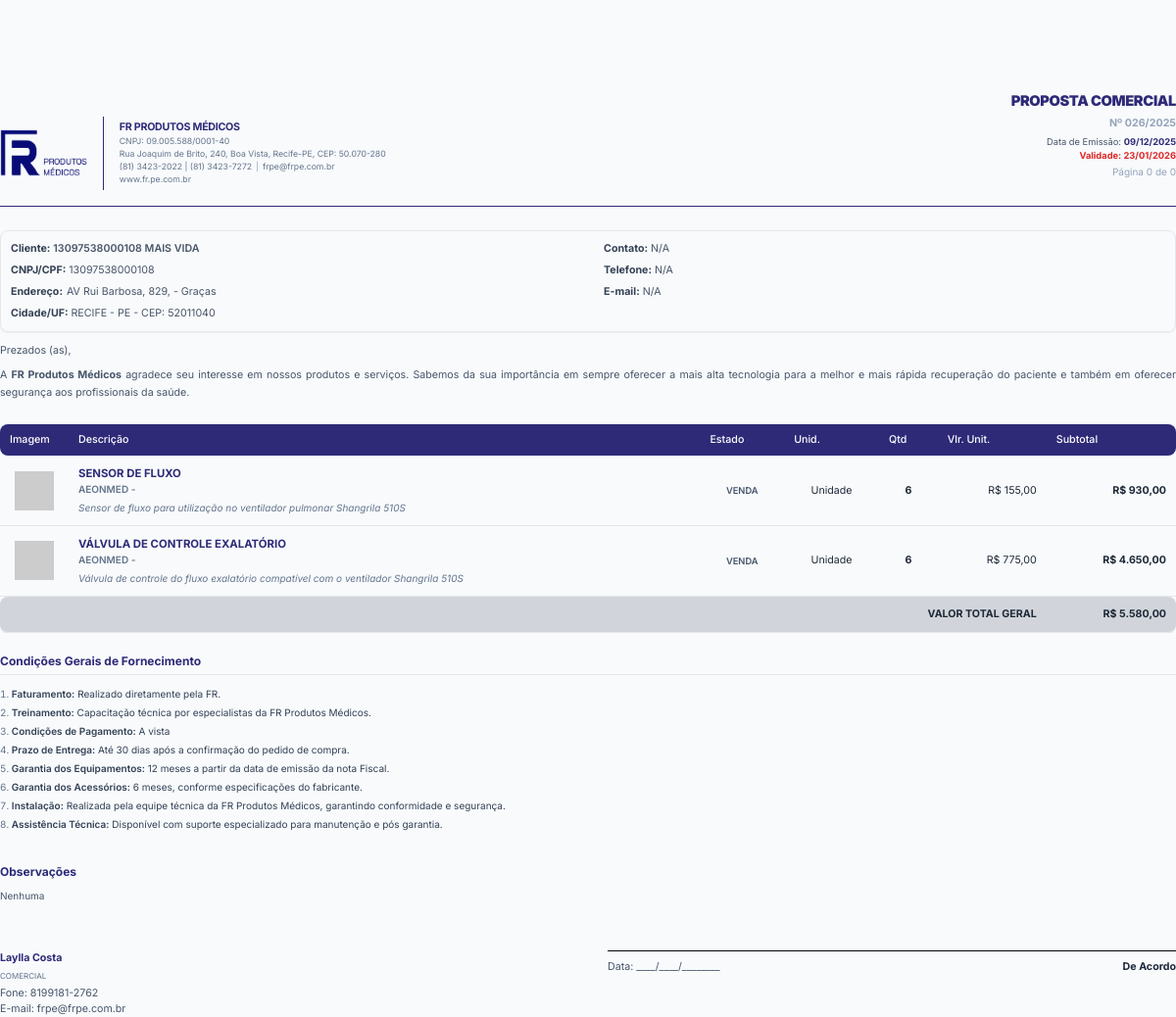
The page /imprimir_proposta.php?id=93 (signed in) on the database its author committed.
### tables this page shows
CREATE TABLE `propostas` (
  `id` int(11) NOT NULL,
  `numero_proposta` varchar(20) DEFAULT NULL,
  `oportunidade_id` int(11) DEFAULT NULL,
  `cliente_pf_id` int(11) DEFAULT NULL,
  `organizacao_id` int(11) DEFAULT NULL,
  `contato_id` int(11) DEFAULT NULL,
  `usuario_id` int(11) DEFAULT NULL,
  `valor_total` decimal(20,2) NOT NULL DEFAULT 0.00,
  `status` varchar(50) NOT NULL DEFAULT 'Rascunho',
  `data_validade` date DEFAULT NULL,
  `faturamento` text DEFAULT NULL,
  `treinamento` text DEFAULT NULL,
  `condicoes_pagamento` text DEFAULT NULL,
  `prazo_entrega` text DEFAULT NULL,
  `garantia_equipamentos` text DEFAULT NULL,
  `garantia_acessorios` text DEFAULT NULL,
  `instalacao` text DEFAULT NULL,
  `assistencia_tecnica` text DEFAULT NULL,
  `observacoes` text DEFAULT NULL,
  `assinatura_url` varchar(512) DEFAULT NULL,
  `data_criacao` timestamp NOT NULL DEFAULT current_timestamp()
);

CREATE TABLE `organizacoes` (
  `id` int(11) NOT NULL,
  `nome_fantasia` varchar(255) NOT NULL,
  `razao_social` varchar(255) DEFAULT NULL,
  `cnpj` varchar(20) DEFAULT NULL,
  `cep` varchar(10) DEFAULT NULL,
  `logradouro` varchar(255) DEFAULT NULL,
  `numero` varchar(20) DEFAULT NULL,
  `complemento` varchar(100) DEFAULT NULL,
  `bairro` varchar(100) DEFAULT NULL,
  `cidade` varchar(100) DEFAULT NULL,
  `estado` varchar(2) DEFAULT NULL,
  `data_criacao` timestamp NOT NULL DEFAULT current_timestamp()
);

CREATE TABLE `proposta_itens` (
  `id` int(11) NOT NULL,
  `proposta_id` int(11) NOT NULL,
  `produto_id` int(11) DEFAULT NULL,
  `descricao` varchar(255) NOT NULL COMMENT 'Descrição personalizada no momento da proposta',
  `descricao_detalhada` text DEFAULT NULL,
  `fabricante` varchar(255) DEFAULT NULL,
  `modelo` varchar(255) DEFAULT NULL,
  `imagem_url` varchar(512) DEFAULT NULL,
  `quantidade` int(11) NOT NULL,
  `valor_unitario` decimal(20,2) NOT NULL COMMENT 'Valor personalizado no momento da proposta',
  `status` enum('VENDA','LOCAÇÃO') DEFAULT 'VENDA',
  `unidade_medida` varchar(50) DEFAULT NULL,
  `parametros` longtext DEFAULT NULL COMMENT 'Armazena os parâmetros do produto no momento da criação da proposta' CHECK (json_valid(`parametros`)),
  `meses_locacao` int(11) DEFAULT 1,
  `meses` int(11) DEFAULT 1
);

CREATE TABLE `usuarios` (
  `id` int(11) NOT NULL,
  `nome` varchar(255) NOT NULL,
  `email` varchar(255) NOT NULL,
  `telefone` varchar(255) DEFAULT NULL,
  `senha` varchar(255) NOT NULL,
  `role` enum('Gestor','Comercial','Vendedor','Especialista','Analista','Representante','Marketing') NOT NULL,
  `status` enum('Ativo','Inativo') NOT NULL DEFAULT 'Ativo',
  `data_criacao` timestamp NOT NULL DEFAULT current_timestamp()
);

### imprimir_proposta.php (the view, shortened to what this page needs)
<?php
$proposal_id = (int)$_GET['id'];
$proposal = null;
$company_info = [
    'name' => 'FR PRODUTOS MÉDICOS',
    'cnpj' => '09.005.588/0001-40',
    'phone' => '(81) 3423-2022 | (81) 3423-7272',
    'address' => 'Rua Joaquim de Brito, 240, Boa Vista, Recife-PE, CEP: 50.070-280',
    'site' => 'www.fr.pe.com.br',
    'email' => 'frpe@frpe.com.br',
    'social' => '@frprodutosmedicospe'
];
try {
    $database = new Database();
    $pdo = $database->getConnection();
    $proposal_stmt = $pdo->prepare("
        SELECT p.*,
               o.nome_fantasia as organizacao_nome, o.razao_social, o.cnpj, o.logradouro, o.numero as org_numero, o.complemento as org_complemento, o.bairro as org_bairro, o.cidade as org_cidade, o.estado as org_estado, o.cep as org_cep,
               pf.nome as cliente_pf_nome, pf.cpf,
               ct.nome as contato_nome, ct.email as contato_email, ct.telefone as contato_telefone,
               u.nome as vendedor_nome, u.role as vendedor_role, u.email as vendedor_email, u.telefone as vendedor_telefone
        FROM propostas p
        LEFT JOIN organizacoes o ON p.organizacao_id = o.id
        LEFT JOIN clientes_pf pf ON p.cliente_pf_id = pf.id
        LEFT JOIN contatos ct ON p.contato_id = ct.id
        LEFT JOIN usuarios u ON p.usuario_id = u.id
        WHERE p.id = ?");
    $proposal_stmt->execute([$proposal_id]);
    $proposal = $proposal_stmt->fetch(PDO::FETCH_ASSOC);
    if ($proposal) {
        $items_stmt = $pdo->prepare("SELECT * FROM proposta_itens WHERE proposta_id = ?");
        $items_stmt->execute([$proposal_id]);
        $items = $items_stmt->fetchAll(PDO::FETCH_ASSOC);
        $proposal['items'] = $items;
    }
} catch (Exception $e) {
    die('Erro ao conectar-se à base de dados: ' . $e->getMessage());
}
$total_geral = 0;
function format_currency($value) {
    return 'R$ ' . number_format($value, 2, ',', '.');
}
function format_date($value, $format = 'd/m/Y') {
    try {
        $date = new DateTime($value, new DateTimeZone('America/Recife'));
        return $date->format($format);
    } catch (Exception $e) {
        return 'Data Inválida';
    }
}
?>
<!DOCTYPE html>
<html lang="pt-BR">
<head>
    <script src="https://cdn.tailwindcss.com"></script>
</head>
<body>
    <div class="h-24 no-print print:hidden"></div>
    <div id="content">
        <header class="running-header border-b border-[#2e2a78] pb-4">
            <div class="text-right mb-2">
                 <h1 class="text-[11pt] font-black text-[#2e2a78] uppercase leading-none tracking-tight">PROPOSTA COMERCIAL</h1>
            </div>
            <div class="flex justify-between items-start">
                <div class="flex items-start">
                    <div class="flex-shrink-0 mr-4 self-center">
                         <img src="imagens/LOGO-FR.webp" alt="Logo FR" class="h-12 w-auto object-contain">
                    </div>
                    <div class="flex flex-col justify-center text-[6.5pt] text-slate-500 leading-snug text-left py-1">
                        <p class="font-bold text-[#2e2a78] text-[8pt] uppercase tracking-tight mb-0.5"><?php echo htmlspecialchars($company_info['name']); ?></p>
                        <p class="mb-px">CNPJ: <?php echo htmlspecialchars($company_info['cnpj']); ?></p>
                        <p class="mb-px"><?php echo htmlspecialchars($company_info['address']); ?></p>
                        <div class="flex flex-wrap gap-1 mb-px">
                            <span><?php echo htmlspecialchars($company_info['phone']); ?></span>
                            <span class="text-slate-400">|</span>
                            <span><?php echo htmlspecialchars($company_info['email']); ?></span>
                        </div>
                        <p><?php echo htmlspecialchars($company_info['site']); ?></p>
                    </div>
                </div>
                <div class="text-right flex flex-col pt-0.5">
                    <p class="text-[8pt] font-bold text-[#94a3b8] mb-1 leading-none">Nº <?php echo htmlspecialchars($proposal['numero_proposta']); ?></p>
                    <div class="text-[7pt] text-slate-600 leading-tight mt-1">
                        <p class="mb-0.5">Data de Emissão: <span class="font-bold text-[#2e2a78]"><?php echo format_date($proposal['data_criacao']); ?></span></p>
                        <p class="mb-0.5 font-bold text-red-600">Validade: <?php echo format_date($proposal['data_validade']); ?></p>
                        <p class="text-[#94a3b8] page-counter font-normal text-[7.5pt] mt-1"></p>
                    </div>
                </div>
            </div>
        </header>
        <div class="h-6"></div>
        <div class="client-box grid grid-cols-2 gap-8 break-inside-avoid shadow-sm">
            <div class="space-y-1.5">
                <p><span class="font-bold text-slate-700">Cliente:</span> <span class="uppercase font-semibold text-slate-600"><?php echo htmlspecialchars($proposal['cnpj'] ?: $proposal['cpf']); ?> <?php echo htmlspecialchars($proposal['organizacao_nome'] ?: $proposal['cliente_pf_nome']); ?></span></p>
                <p><span class="font-bold text-slate-700">CNPJ/CPF:</span> <span class="text-slate-600"><?php echo htmlspecialchars($proposal['cnpj'] ?: $proposal['cpf']); ?></span></p>
                <p class="flex items-start gap-1">
                    <span class="font-bold text-slate-700 whitespace-nowrap">Endereço:</span>
                    <span class="text-slate-600"><?php echo htmlspecialchars($proposal['logradouro'] . ', ' . $proposal['org_numero'] . ($proposal['org_complemento'] ? ' (' . $proposal['org_complemento'] . ')' : '')); ?> - <?php echo htmlspecialchars($proposal['org_bairro']); ?></span>
                </p>
                <p><span class="font-bold text-slate-700">Cidade/UF:</span> <span class="uppercase text-slate-600"><?php echo htmlspecialchars($proposal['org_cidade'] . ' - ' . $proposal['org_estado']); ?> - CEP: <?php echo htmlspecialchars($proposal['org_cep']); ?></span></p>
            </div>
            <div class="space-y-1.5">
                <p><span class="font-bold text-slate-700">Contato:</span> <span class="text-slate-600"><?php echo htmlspecialchars($proposal['contato_nome'] ?: 'N/A'); ?></span></p>
                <p><span class="font-bold text-slate-700">Telefone:</span> <span class="text-slate-600"><?php echo htmlspecialchars($proposal['contato_telefone'] ?: 'N/A'); ?></span></p>
                <p><span class="font-bold text-slate-700">E-mail:</span> <span class="text-slate-600"><?php echo htmlspecialchars($proposal['contato_email'] ?: 'N/A'); ?></span></p>
            </div>
        </div>
        <div class="mb-6 text-[8pt] text-slate-600 leading-relaxed text-justify break-inside-avoid">
            <p class="mb-2">Prezados (as),</p>
            <p>A <strong>FR Produtos Médicos</strong> agradece seu interesse em nossos produtos e serviços. Sabemos da sua importância em sempre oferecer a mais alta tecnologia para a melhor e mais rápida recuperação do paciente e também em oferecer segurança aos profissionais da saúde.</p>
        </div>
        <table class="ref-table">
            <thead>
                <tr>
                    <th width="70">Imagem</th>
                    <th>Descrição</th>
                    <th class="text-center">Estado</th>
                    <th class="text-center">Unid.</th>
                    <th class="text-center">Qtd</th>
                    <th class="text-right">Vlr. Unit.</th>
                    <th class="text-right">Subtotal</th>
                </tr>
            </thead>
            <tbody>
                <?php foreach($proposal['items'] as $item):
                    $valor_unitario_base = (float) ($item['valor_unitario'] ?? 0);
                    $valor_parametros = 0;
                    $is_locacao = (strtoupper($item['status']) === 'LOCAÇÃO');
                    $meses_locacao = 1;
                    $valor_unitario_total = $valor_unitario_base + $valor_parametros;
                    $quantidade = (int) ($item['quantidade'] ?? 1);
                    $multiplicador = $is_locacao ? $meses_locacao : 1;
                    $subtotal = $valor_unitario_total * $quantidade * $multiplicador;
                    $total_geral += $subtotal;
                    $unidade_medida = $is_locacao ? 'Mês' : ($item['unidade_medida'] ?: 'Unidade');
                ?>
                <tr class="break-inside-avoid">
                    <td class="text-center align-middle">
                        <img src="<?php echo htmlspecialchars($item['imagem_url'] ?: 'https://placehold.co/40x40/e2e8f0/64748b?text=IMG'); ?>" class="w-10 h-10 object-contain mx-auto" onerror="this.onerror=null;this.src='https://placehold.co/40x40/e2e8f0/64748b?text=IMG'">
                    </td>
                    <td>
                        <div class="font-bold text-[#2e2a78] uppercase text-[8.5pt]"><?php echo htmlspecialchars($item['descricao']); ?></div>
                        <div class="text-[7.5pt] uppercase text-slate-500 font-semibold"><?php echo htmlspecialchars($item['fabricante'] . ' - ' . $item['modelo']); ?></div>
                        <div class="text-[7.5pt] text-slate-500 italic mt-1">
                            <?php echo nl2br(htmlspecialchars($item['descricao_detalhada'])); ?>
                        </div>
                    </td>
                    <td class="text-center">
                        <div class="text-[7pt] font-semibold text-slate-600 uppercase"><?php echo $is_locacao ? 'LOCAÇÃO' : 'VENDA'; ?></div>
                    </td>
                    <td class="text-center"><?php echo htmlspecialchars($unidade_medida); ?></td>
                    <td class="text-center font-bold text-slate-700"><?php echo htmlspecialchars($quantidade); ?></td>
                    <td class="text-right whitespace-nowrap text-slate-600"><?php echo format_currency($valor_unitario_base); ?></td>
                    <td class="text-right font-bold text-slate-600 whitespace-nowrap"><?php echo format_currency($valor_unitario_base * $quantidade * ($is_locacao ? $meses_locacao : 1)); ?></td>
                </tr>
                <?php endforeach; ?>
                <tr class="bg-[#D1D5DB] break-inside-avoid print:bg-[#D1D5DB]" style="-webkit-print-color-adjust: exact; print-color-adjust: exact;">
                        <td colspan="6" class="text-right py-2 px-4 text-[8.5pt] uppercase font-bold text-slate-700 rounded-l-lg">Valor Total Geral</td>
                        <td class="text-right py-2 px-4 text-[10pt] font-bold text-[#2e2a78] whitespace-nowrap rounded-r-lg"><?php echo format_currency($total_geral); ?></td>
                </tr>
            </tbody>
        </table>
        <div class="mb-8 text-[7.5pt] text-slate-700 break-inside-avoid">
            <h3 class="font-bold text-[#2e2a78] text-[9pt] mb-3 border-b border-gray-200 pb-1">Condições Gerais de Fornecimento</h3>
            <ol class="list-decimal list-inside space-y-1 marker:text-slate-500">
                <li><span class="font-semibold">Faturamento:</span> <?php echo htmlspecialchars($proposal['faturamento'] ?: '-'); ?></li>
                <li><span class="font-semibold">Treinamento:</span> <?php echo htmlspecialchars($proposal['treinamento'] ?: '-'); ?></li>
                <li><span class="font-semibold">Condições de Pagamento:</span> <?php echo htmlspecialchars($proposal['condicoes_pagamento'] ?: '-'); ?></li>
                <li><span class="font-semibold">Prazo de Entrega:</span> <?php echo htmlspecialchars($proposal['prazo_entrega'] ?: '-'); ?></li>
                <li><span class="font-semibold">Garantia dos Equipamentos:</span> <?php echo htmlspecialchars($proposal['garantia_equipamentos'] ?: '-'); ?></li>
                <li><span class="font-semibold">Garantia dos Acessórios:</span> <?php echo htmlspecialchars($proposal['garantia_acessorios'] ?: '-'); ?></li>
                <li><span class="font-semibold">Instalação:</span> <?php echo htmlspecialchars($proposal['instalacao'] ?: '-'); ?></li>
                <li><span class="font-semibold">Assistência Técnica:</span> <?php echo htmlspecialchars($proposal['assistencia_tecnica'] ?: '-'); ?></li>
            </ol>
        </div>
        <?php if (!empty($proposal['observacoes'])): ?>
            <div class="mb-8 text-[7.5pt] break-inside-avoid">
                <h3 class="font-bold text-[#2e2a78] text-[9pt] mb-2">Observações</h3>
                <p class="text-slate-600"><?php echo nl2br(htmlspecialchars($proposal['observacoes'])); ?></p>
            </div>
        <?php endif; ?>
        <div class="grid grid-cols-2 gap-10 mt-8 pt-4 break-inside-avoid text-[8pt]">
            <div>
                    <p class="font-bold text-[#2e2a78] text-[8pt] mb-1"><?php echo htmlspecialchars($proposal['vendedor_nome']); ?></p>
                    <p class="uppercase text-slate-500 text-[6pt] mb-1"><?php echo htmlspecialchars($proposal['vendedor_role']); ?></p>
                    <p class="text-slate-600">Fone: <?php echo htmlspecialchars($proposal['vendedor_telefone']); ?></p>
                    <p class="text-slate-600">E-mail: <?php echo htmlspecialchars($proposal['vendedor_email']); ?></p>
            </div>
            <div class="flex flex-col items-end">
                    <div class="border-b border-black w-full mb-2"></div>
                    <div class="w-full flex justify-between items-center text-slate-600">
                        <span>Data: ____/____/________</span>
                        <span class="font-bold text-slate-800">De Acordo</span>
                    </div>
            </div>
        </div>
    </div>
</body>
</html>

### rows shown on the page
propostas: numero_proposta "026/2025", data_criacao "09/12/2025", data_validade "23/01/2026", organizacoes.cnpj "13097538000108", organizacoes.nome_fantasia "MAIS VIDA", organizacoes.logradouro+numero+complemento "AV Rui Barbosa, 829,", organizacoes.bairro "Graças", organizacoes.cidade+estado "RECIFE - PE", organizacoes.cep "52011040", faturamento "Realizado diretamente pela FR.", treinamento "Capacitação técnica por especialistas da FR Produtos Médicos.", condicoes_pagamento "A vista", prazo_entrega "Até 30 dias após a confirmação do pedido de compra.", garantia_equipamentos "12 meses a partir da data de emissão da nota Fiscal.", garantia_acessorios "6 meses, conforme especificações do fabricante.", instalacao "Realizada pela equipe técnica da FR Produtos Médicos, garantindo conformidade e segurança.", assistencia_tecnica "Disponível com suporte especializado para manutenção e pós garantia.", observacoes "Nenhuma", usuario.nome "Laylla Costa", usuario.role "COMERCIAL", usuario.telefone "8199181-2762", usuario.email "frpe@frpe.com.br"
proposta_itens: descricao "SENSOR DE FLUXO", fabricante+modelo "AEONMED -", descricao_detalhada "Sensor de fluxo para utilização no ventilador pulmonar Shangrila 510S", shows "VENDA", unidade_medida "Unidade", quantidade "6", valor_unitario "R$ 155,00", format_currency($valor_unitario_base * $quantidade * ($is_locacao ? $meses_locacao : 1)) "R$ 930,00"
proposta_itens: descricao "VÁLVULA DE CONTROLE EXALATÓRIO", fabricante+modelo "AEONMED -", descricao_detalhada "Válvula de controle do fluxo exalatório compatível com o ventilador Shangrila 510S", shows "VENDA", unidade_medida "Unidade", quantidade "6", valor_unitario "R$ 775,00", format_currency($valor_unitario_base * $quantidade * ($is_locacao ? $meses_locacao : 1)) "R$ 4.650,00"

### other values the page prints
$company_info['name'] "FR PRODUTOS MÉDICOS"
$company_info['cnpj'] "09.005.588/0001-40"
$company_info['address'] "Rua Joaquim de Brito, 240, Boa Vista, Recife-PE, CEP: 50.070-280"
$company_info['phone'] "(81) 3423-2022 | (81) 3423-7272"
$company_info['email'] "frpe@frpe.com.br"
$company_info['site'] "www.fr.pe.com.br"
$proposal['contato_nome'] ?: 'N/A' "N/A"
$proposal['contato_telefone'] ?: 'N/A' "N/A"
$proposal['contato_email'] ?: 'N/A' "N/A"
format_currency($total_geral) "R$ 5.580,00"
